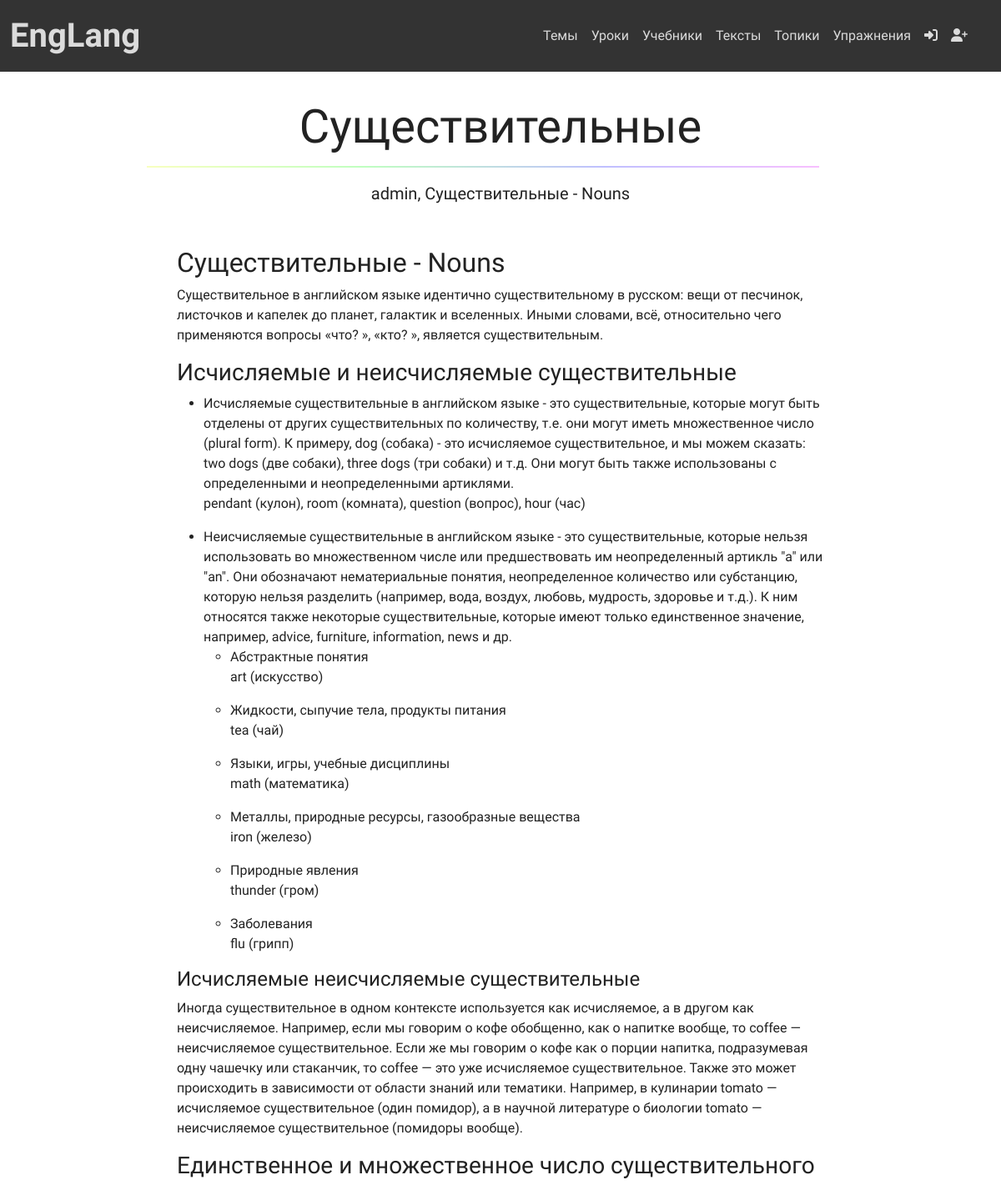
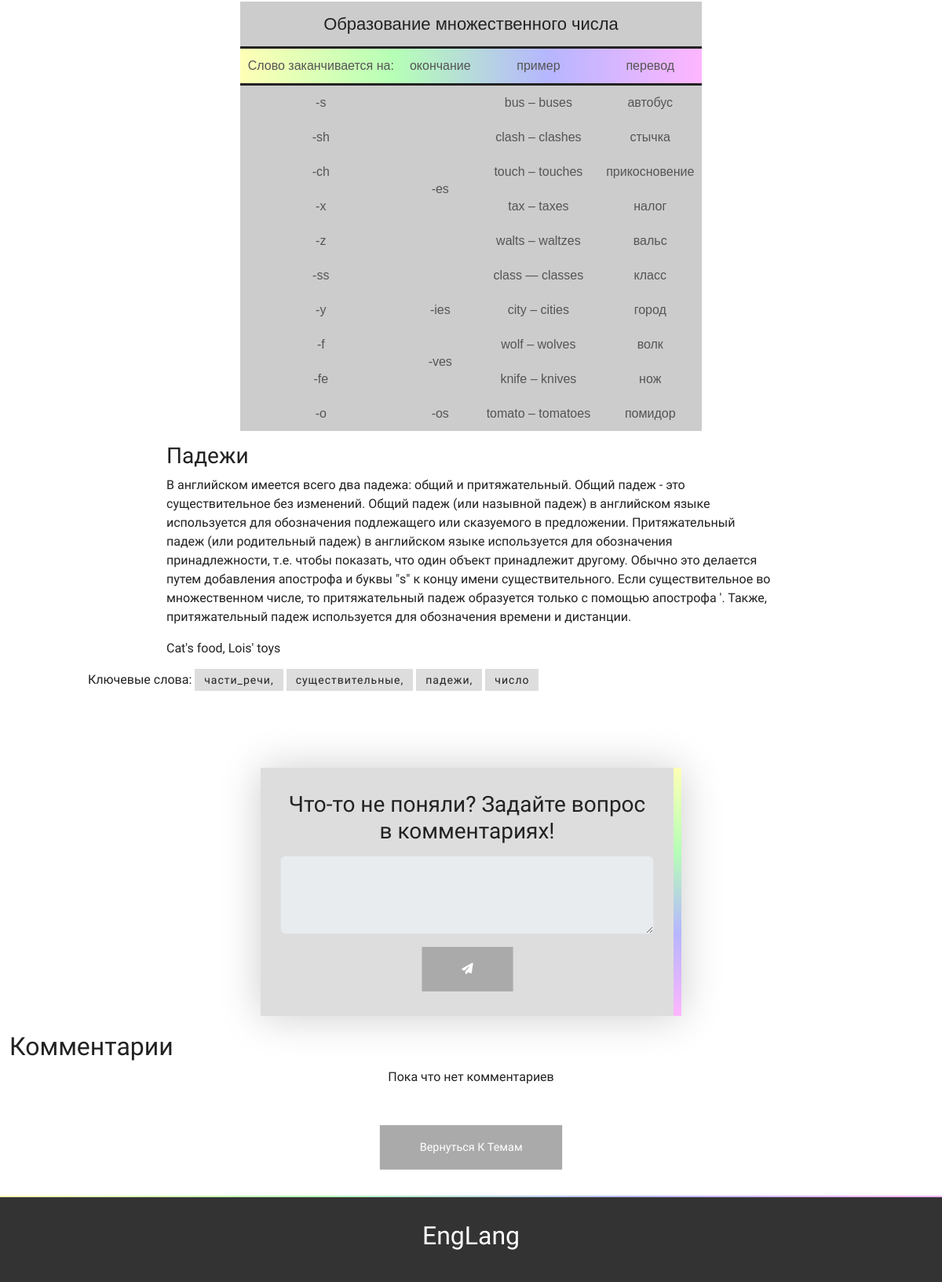
The page /theory/lesson/chasti-rechi/suschestvitelnyie/ on the database its author committed (2 pictures, top to bottom).
### theory/models.py (models this page shows, shortened)
class Lesson(models.Model):
    author = models.ForeignKey(Profile, null=True, blank=True, on_delete=models.CASCADE)
    name = models.CharField(max_length=100)
    slug = models.SlugField()
    description = models.CharField(max_length=200)
    content = HTMLField()
    theme = models.ForeignKey(Theme, on_delete=models.CASCADE)
    tags = models.ManyToManyField(Tag, blank=True)
    created_at = models.DateTimeField(auto_now_add=True)
    updated_at = models.DateTimeField(auto_now=True)
    published = models.BooleanField(default=False)
    bookmarks = models.ManyToManyField(User, related_name='bookmarked_lessons', blank=True)
    class Meta:
        ordering = ('published', '-created_at')
        verbose_name = 'Урок'
        verbose_name_plural = 'Уроки'
        unique_together = ('name', 'slug', 'theme', 'content')

class Tag(models.Model):
    name = models.CharField('tag', max_length=100)
    slug = models.SlugField()
    created_at = models.DateTimeField(auto_now_add=True)
    def __str__(self):
        return self.name
    class Meta:
        ordering = ['id']
        verbose_name = 'Тег'
        verbose_name_plural = 'Теги'
        unique_together = ('name', 'slug')

### accounts/models.py (models this page shows, shortened)
class Profile(models.Model):
    user = models.OneToOneField(User, on_delete=models.CASCADE)
    image = models.ImageField(upload_to='profile_pictures', null=True, blank=True, default='profile_pictures/default.png')
    about_me = models.CharField(max_length=300, blank=True, null=True)
    created_at = models.DateTimeField(auto_now_add=True)
    follows = models.ManyToManyField('self', related_name='followed_by', symmetrical=False, blank=True)
    def __str__(self):
        return self.user.username
    class Meta:
        verbose_name = 'Профиль'
        verbose_name_plural = 'Профили'

### theory/views.py (the view)
# urls.py: path('lesson/<str:theme_slug>/<str:lesson_slug>/', views.lesson, name='lesson'),
def lesson(request, theme_slug, lesson_slug):
    lesson = get_object_or_404(Lesson, theme__slug=theme_slug, slug=lesson_slug)
    tags = get_tags([lesson])
    comments = Comment.objects.filter(lesson=lesson).order_by('created_at')
    context = {
        'lesson': lesson,
        'comments': comments,
        'tags': tags
    }
    return render(request, 'theory/lesson.html', context)

### theory/views.py (called while the page is built)
def get_tags(lessons):
    tags = set()
    for lesson in lessons:
        for tag in lesson.tags.all():
            tags.add(tag)
    return tags

### templates/theory/lesson.html (shortened to what this page needs)
{% extends 'base.html' %}
{% load static %}
{% block content %}
    <div class="container-fluid">
        <div class="row text-center alert">
            <div class="col-12">
                <h1 class="display-4">{{ lesson.name }}</h1>
            </div>
            <hr>
            <div class="col-12">
                <p class="lead"><a href="{% url 'user_profile_detail' lesson.author.user.username %}">{{ lesson.author }}</a>, {{ lesson.description }}</p>
            </div>
        </div>
    </div>
    <div class="container-fluid padding">
        <div class="row padding">
            <div class="offset-lg-2 col-lg-8">
                <p>{{ lesson.content|safe }}</p>
            </div>
            <div class="offset-1 col-10">
                <p class="tag">
                    Ключевые слова:
                    {% for tag in tags %}
                        <a href="{% url 'lessons_by_tag' tag.slug %}">{{ tag }}</a>
                    {% endfor %}
                </p>
            </div>
        </div>
    </div>
    <div class="container-fluid">
        <div class="row text-center">
            <div class="col-12 offset-lg-2 col-lg-8 offset-xl-3 col-xl-6">
                <form action="{% url 'comments' lesson.theme.slug lesson.slug %}" id="form_comment" method="post">
                    <h3>Что-то не поняли? Задайте вопрос в комментариях!</h3>
                    <textarea name="content" {% if not user.is_authenticated %} disabled {% endif %} id="contact_content" class="form-control" required=""></textarea>
                    <button class="btn btn-success" type="submit"><i class="fa fa-paper-plane"></i></button>
                </form>
            </div>
        </div>
    </div>
    <div class="container-fluid">
        <div class="row padding">
                <h2>Комментарии</h2>
                {% for comment in comments %}
                    {% if comment.parent == None %}
                    <div class="offset-sm-1 col-sm-10">
                        <div class="comment">
                            <img src="{{ comment.author.image.url }}" alt="{{ comment.author.user.username }}">
                            <p class="author"><a href="{% url 'user_profile_detail' comment.author.user.username %}">{{ comment.author }}</a></p>
                            <p>{{ comment.content }}</p>
                            <a href="#form_comment" onclick="addComment('{{ comment.author.user.first_name }}', '{{ comment.id }}')"><i class="fa-solid fa-reply"></i></a>
                        </div>
                    </div>
                        {% for reply in comment.get_replies.all %}
                        <div class="offset-2 col-9">
                            <div class="reply">
                                <img src="{{ reply.author.image.url }}" alt="{{ reply.author.user.username }}">
                                <p class="author"><a href="{% url 'user_profile_detail' reply.author.user.username %}">{{ reply.author }}</a></p>
                                <p>{{ reply.content }}</p>
                            </div>
                        </div>
                        {% endfor %}
                    {% endif %}
                {% empty %}
                    <p class="text-center">Пока что нет комментариев</p>
                {% endfor %}
            </div>
        </div>
    <div class="container">
        <div class="row">
            <div class="col-12 text-center padding">
                <a class="btn btn-warning" href="{% url 'theme_list' %}">Вернуться к темам</a>
            </div>
        </div>
    </div>
{% endblock content %}

### static/css/style.css (style rules this page uses)
a { text-decoration: none; color: #222; transition: all 0.3s ease; }
.btn { display: inline-block; padding: 15px 50px; background-color: #aaa; font-size: 15px; font-weight: 500; transition: all 0.5s ease; transform: scale(0.96); text-transform: capitalize; color: #fff; border: 3px solid transparent; border-radius: 0px; }
.btn-warning, .btn-success, .btn-primary, .btn-danger { border-radius: 0px; }
.padding { padding-bottom: 2em; }
.alert { width: 75%; margin: 0 auto; padding-top: 2em; border-radius: 0; }
.alert hr, .bookmarks hr { border-top: 2px solid; border-image: linear-gradient(to right, #ff0,#0f0,#00f,#f0f) 30; width: 95%; margin-top: 0.3em; margin-bottom: 1em; }

### static/css/base.css (style rules this page uses)
:root { --gradient: linear-gradient(to right, #ff0, #0f0, #00f, #f0f); --light-gradient: linear-gradient(to right, #ffb, #bfb, #bbf, #fbf); --dark-gradient: linear-gradient(to right, #660, #060, #006, #606); }
body, html { width: 100%; height: 100%; margin: 0; padding: 0; font-family: 'Inter Tight', sans-serif; color: #222; }

### static/css/form.css (style rules this page uses)
form { box-sizing: border-box; margin: 20px; font-weight: 300; padding: 30px 25px; box-shadow: 0px 1px 50px 0px rgba(0, 0, 0, 0.2); background-color: #ddd; border-right: 10px solid; border-image: linear-gradient(#ffffb6,#b6ffb6,#b6b6ff,#ffb6ff); border-image-slice: 1; }
form textarea { color: #666; background: white; font-size: 14px; font-weight: 500; letter-spacing: 1px; height: 100px; width: 70%; padding: 6px 12px; border: 0px; margin: 15px auto; }

### static/css/table.css (style rules this page uses)
table { font-family: Poppins, Verdana, Geneva, Tahoma, sans-serif; text-align: center; border-collapse: collapse; border-spacing: 5px; background: #ccc; margin: 15px auto; }
th { font-size: 22px; font-weight: 300; padding: 12px 10px; border-bottom: 3px solid; }
tbody tr:nth-child(2) { border-bottom: 3px solid; background-image: linear-gradient(to right, #ffffb6,#b6ffb6,#b6b6ff,#ffb6ff); border-image-slice: 1; }
td { padding: 10px; color: #555; }

### static/css/theory.css (style rules this page uses)
.tag a { color: #222; background: #ddd; font-size: 14px; font-weight: 500; letter-spacing: 1px; height: 40px; width: 70%; padding: 6px 12px; border: 0px; margin: 15px auto; transition: 0.5s; }

### rows shown on the page
Lesson: name "Существительные", author "admin", description "Существительные - Nouns", content "Существительные - Nouns Существительное в английском языке идентично существительному в русском: вещи от песчинок, листочков и капелек до планет, галактик и вселенных. Иными словами, всё, относительно чего применяются вопросы «что? », «кто? », является существительным. Исчисляемые и неисчисляемые существительные Исчисляемые существительные в английском языке - это существительные, которые могут быть отделены от других существительных по количеству, т.е. они могут иметь множественное число (plural form). К примеру, dog (собака) - это исчисляемое существительное, и мы можем сказать: two dogs (две собаки), three dogs (три собаки) и т.д. Они могут быть также использованы с определенными и…"
Tag: name "части_речи,"
Tag: name "существительные,"
Tag: name "падежи,"
Tag: name "число"
